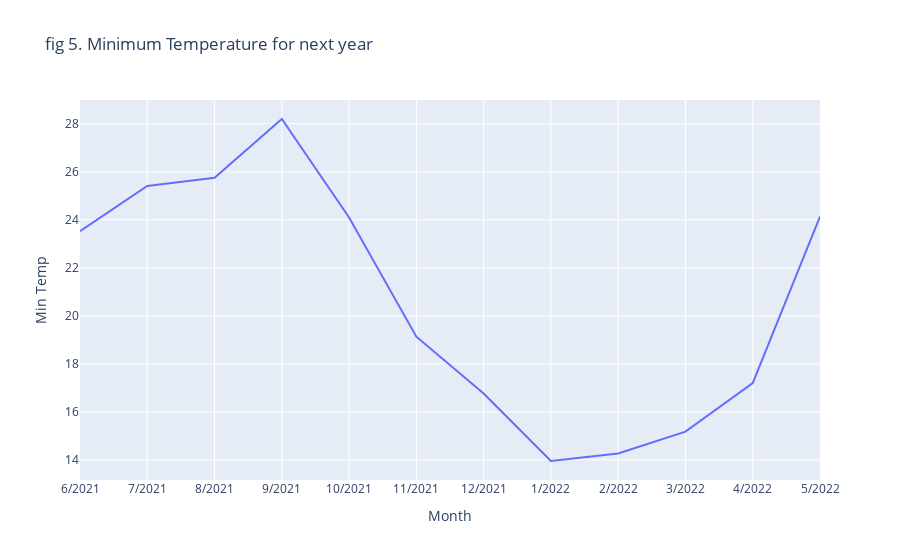

Here is the notebook cell this chart was saved with:
### Code cell
fig = px.line(result_dataframe,x='Month', y='Min Temp', title = 'fig 3. Minimum Temperature for next year')
fig.show()

### Figure 1 — Plotly figure (JSON) as saved in the notebook; plotly's stock layout.template omitted (floating-point values rounded to 4 significant figures)
{"data": [{"hovertemplate": "Month=%{x}<br>Min Temp=%{y}<extra></extra>", "legendgroup": "", "line": {"color": "#636efa", "dash": "solid"}, "mode": "lines", "name": "", "orientation": "v", "showlegend": false, "type": "scatter", "x": ["6/2021", "7/2021", "8/2021", "9/2021", "10/2021", "11/2021", "12/2021", "1/2022", "2/2022", "3/2022", "4/2022", "5/2022"], "xaxis": "x", "y": [23.52, 25.41, 25.75, 28.2, 24.1, 19.13, 16.76, 13.95, 14.26, 15.18, 17.2, 24.13], "yaxis": "y"}], "layout": {"legend": {"tracegroupgap": 0}, "title": {"text": "fig 5. Minimum Temperature for next year"}, "xaxis": {"anchor": "y", "domain": [0, 1], "title": {"text": "Month"}}, "yaxis": {"anchor": "x", "domain": [0, 1], "title": {"text": "Min Temp"}}}}
